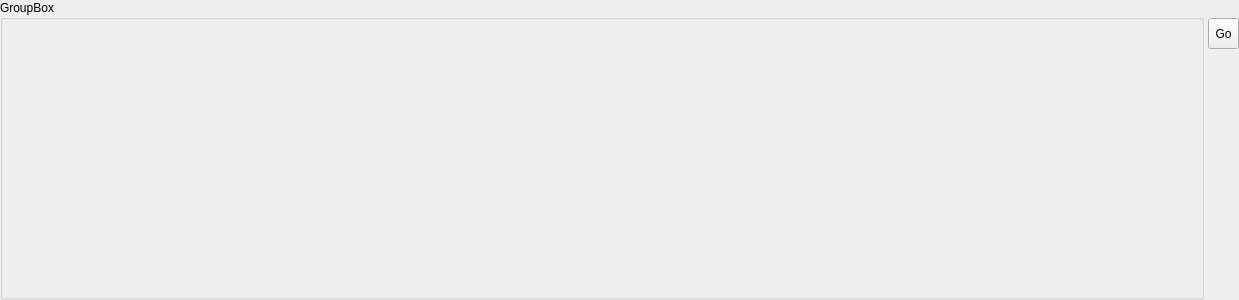
<?xml version="1.0" encoding="UTF-8"?>
<ui version="4.0">
 <class>Selection</class>
 <widget class="QWidget" name="Selection">
  <property name="geometry">
   <rect>
    <x>0</x>
    <y>0</y>
    <width>1239</width>
    <height>300</height>
   </rect>
  </property>
  <property name="windowTitle">
   <string>Form</string>
  </property>
  <layout class="QHBoxLayout" name="horizontalLayout_2">
   <property name="spacing">
    <number>4</number>
   </property>
   <property name="leftMargin">
    <number>0</number>
   </property>
   <property name="topMargin">
    <number>0</number>
   </property>
   <property name="rightMargin">
    <number>0</number>
   </property>
   <property name="bottomMargin">
    <number>0</number>
   </property>
   <item>
    <widget class="QGroupBox" name="groupBox">
     <property name="sizePolicy">
      <sizepolicy hsizetype="Preferred" vsizetype="Preferred">
       <horstretch>1</horstretch>
       <verstretch>0</verstretch>
      </sizepolicy>
     </property>
     <property name="title">
      <string>GroupBox</string>
     </property>
     <layout class="QHBoxLayout" name="horizontalLayout">
      <property name="spacing">
       <number>0</number>
      </property>
      <property name="leftMargin">
       <number>0</number>
      </property>
      <property name="topMargin">
       <number>0</number>
      </property>
      <property name="rightMargin">
       <number>0</number>
      </property>
      <property name="bottomMargin">
       <number>0</number>
      </property>
      <item>
       <widget class="QScrollArea" name="scrollArea">
        <property name="sizePolicy">
         <sizepolicy hsizetype="MinimumExpanding" vsizetype="Expanding">
          <horstretch>0</horstretch>
          <verstretch>0</verstretch>
         </sizepolicy>
        </property>
        <property name="frameShape">
         <enum>QFrame::NoFrame</enum>
        </property>
        <property name="frameShadow">
         <enum>QFrame::Plain</enum>
        </property>
        <property name="widgetResizable">
         <bool>true</bool>
        </property>
        <widget class="QWidget" name="selectionWidget">
         <property name="geometry">
          <rect>
           <x>0</x>
           <y>0</y>
           <width>1196</width>
           <height>272</height>
          </rect>
         </property>
         <layout class="QGridLayout" name="selection">
          <property name="leftMargin">
           <number>0</number>
          </property>
          <property name="topMargin">
           <number>9</number>
          </property>
          <property name="rightMargin">
           <number>0</number>
          </property>
          <property name="bottomMargin">
           <number>9</number>
          </property>
          <property name="horizontalSpacing">
           <number>3</number>
          </property>
          <property name="verticalSpacing">
           <number>6</number>
          </property>
         </layout>
        </widget>
       </widget>
      </item>
     </layout>
    </widget>
   </item>
   <item>
    <layout class="QVBoxLayout" name="verticalLayout">
     <property name="spacing">
      <number>0</number>
     </property>
     <property name="sizeConstraint">
      <enum>QLayout::SetFixedSize</enum>
     </property>
     <item>
      <spacer name="verticalSpacer_2">
       <property name="orientation">
        <enum>Qt::Vertical</enum>
       </property>
       <property name="sizeType">
        <enum>QSizePolicy::Fixed</enum>
       </property>
       <property name="sizeHint" stdset="0">
        <size>
         <width>17</width>
         <height>18</height>
        </size>
       </property>
      </spacer>
     </item>
     <item>
      <widget class="QToolButton" name="searchButton">
       <property name="minimumSize">
        <size>
         <width>31</width>
         <height>31</height>
        </size>
       </property>
       <property name="maximumSize">
        <size>
         <width>31</width>
         <height>31</height>
        </size>
       </property>
       <property name="text">
        <string>Go</string>
       </property>
      </widget>
     </item>
     <item>
      <spacer name="verticalSpacer">
       <property name="orientation">
        <enum>Qt::Vertical</enum>
       </property>
       <property name="sizeType">
        <enum>QSizePolicy::Expanding</enum>
       </property>
       <property name="sizeHint" stdset="0">
        <size>
         <width>17</width>
         <height>100</height>
        </size>
       </property>
      </spacer>
     </item>
    </layout>
   </item>
  </layout>
 </widget>
 <resources/>
 <connections/>
</ui>
